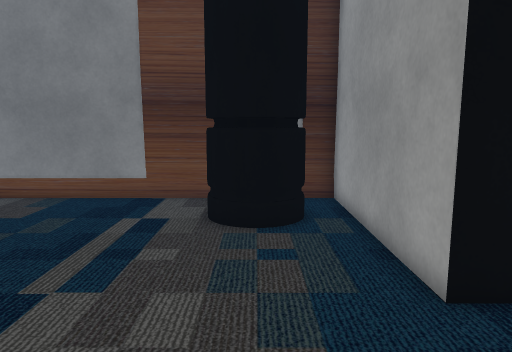
[1] (above)

18 first-person views from a walk through a scene from a Unity 3-D project. The camera is 1.4 m above the floor, tilts 8° down and sees 70° across. Doors are open. The floor is counted in squares, 0.5 m on a side. Each view is taken from the middle of a square. On the plan, view 1 faces up. The plan holds only what a view shows up to about 20 squares ahead; the rest is blank. The place goes on beyond the plan. Some surface patterns are stand-ins.

[2]
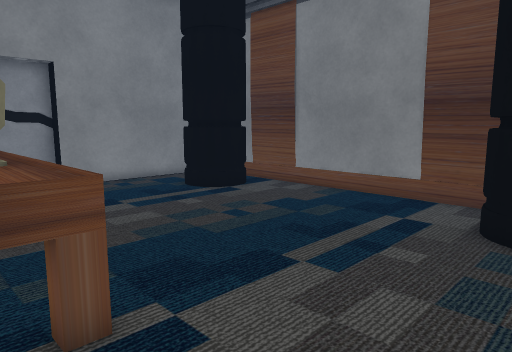

[3]
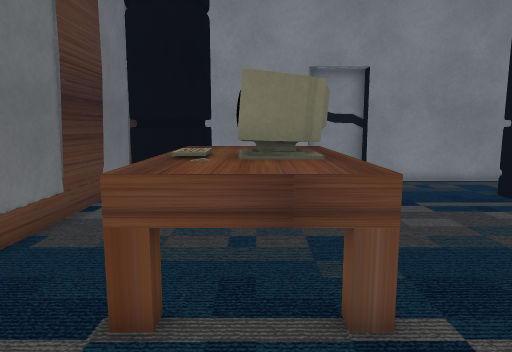

[4]
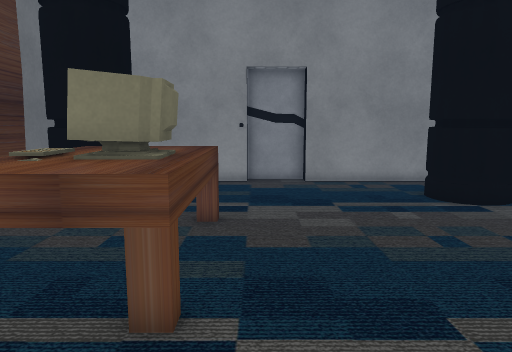

[5]
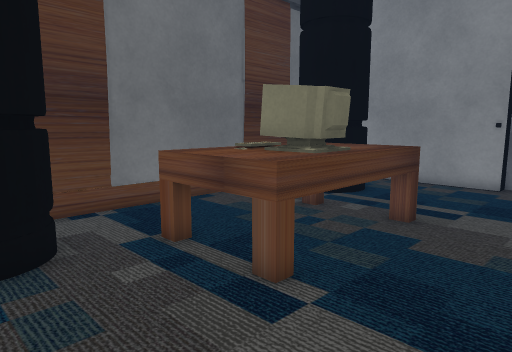

[6]
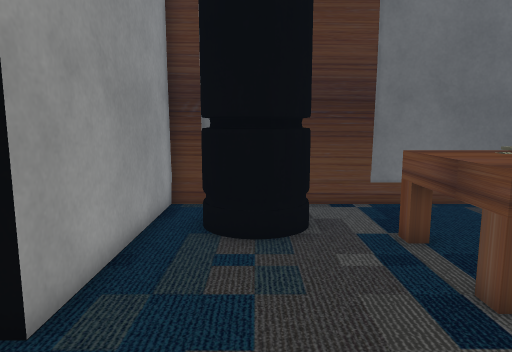

[7]
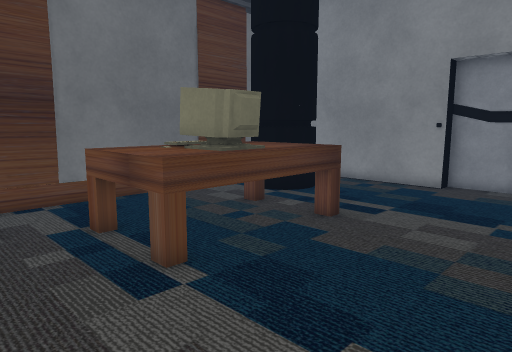

[8]
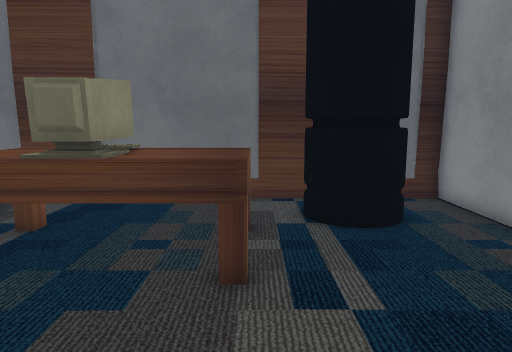

[9]
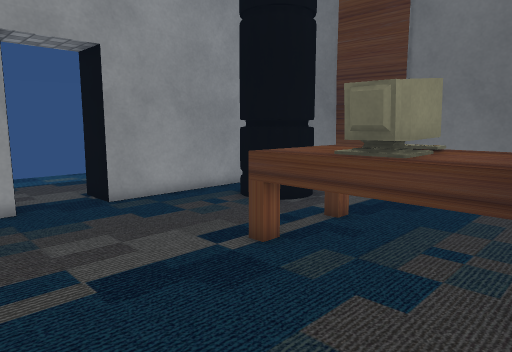

[10]
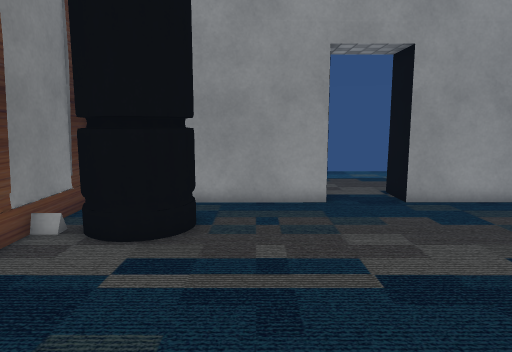

[11]
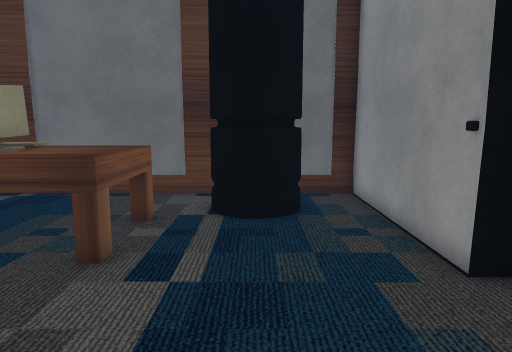

[12]
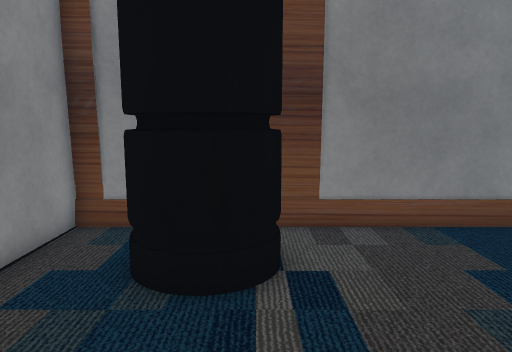

[13]
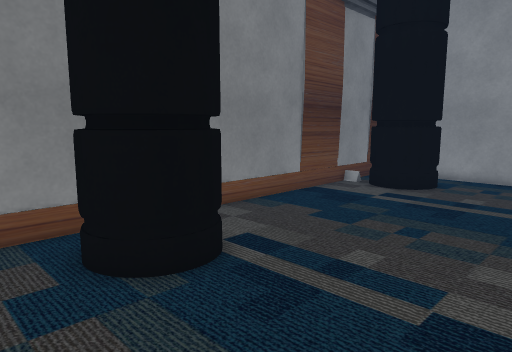

[14]
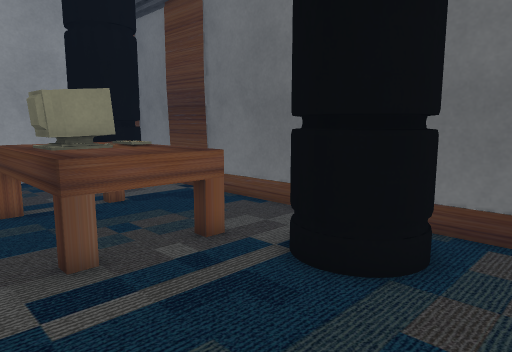

[15]
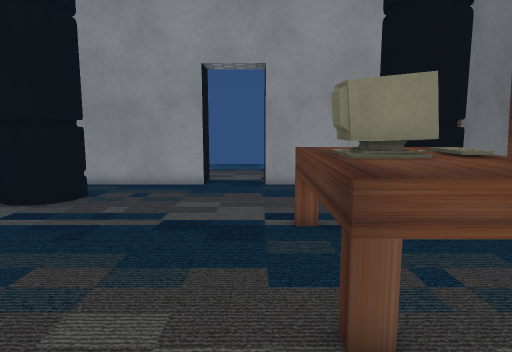

[16]
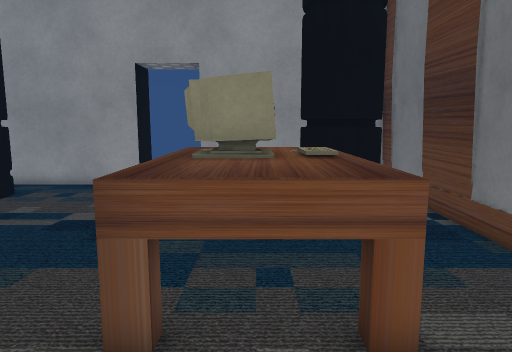

[17]
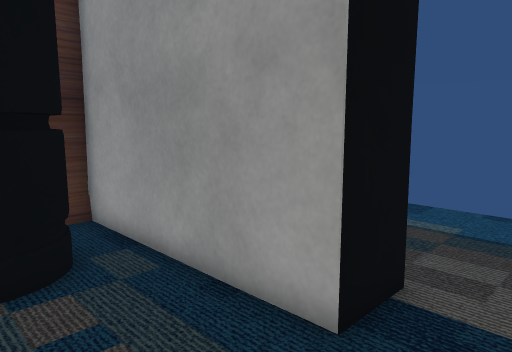

[18]
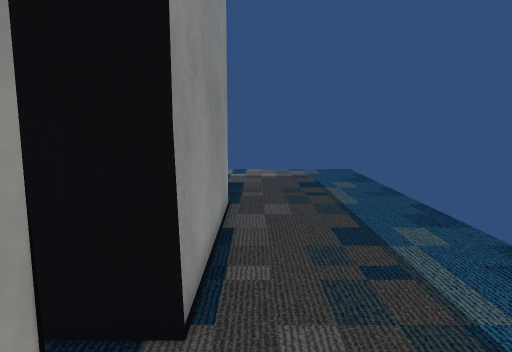

### Floor plan
Points are (right, up) in squares from view 1. A wall is a line through its corners. A room is listed if a view was taken in it or the views show most of it. See-through windows are left out.
Room 1 (views 1, 2, 3, 4, 5, 6, 7, 8, 9, 10, 11, 12, 13, 14, 15, 16, 17)
walls: (3, 5.4) (3, 14) (-17, 14) (-17, 5.4) (-17.8, 5.4) (-17.8, 2.6) (-17, 2.6) (-17, -5.9) (3, -5.9) (3, 2.6)
ways out: open door at (4, 4.4) to room 2
objects: pillar (-14, -5) to (-12, -2); pillar (-14, 10) to (-12, 12); desk (-10, -2) to (-4, 2); computer (-7, -2) to (-5, 1); pillar (-1, -5) to (1, -2); pillar (-1, 10) to (1, 12)
Room 2 (view 18)
walls: (5, 14) (5, 5.4)
ways out: open door at (4, 4.4) to room 1

Positions as (right, up) in squares from view 1, and headings:
1: (0, 0), facing up
2: (1, 0), facing up-left
3: (1, 0), facing left
4: (1, 3), facing left
5: (1, 6), facing down-left
6: (0, 7), facing down
7: (0, 8), facing down-left
8: (-10, 8), facing down
9: (-10, 8), facing down-right
10: (-10, 8), facing right
11: (-13, 9), facing down
12: (-12, 4), facing up
13: (-17, 4), facing up-right
14: (-17, 4), facing down-right
15: (-14, 3), facing right
16: (-14, 0), facing right
17: (-1, 3), facing up-right
18: (6, 1), facing up
